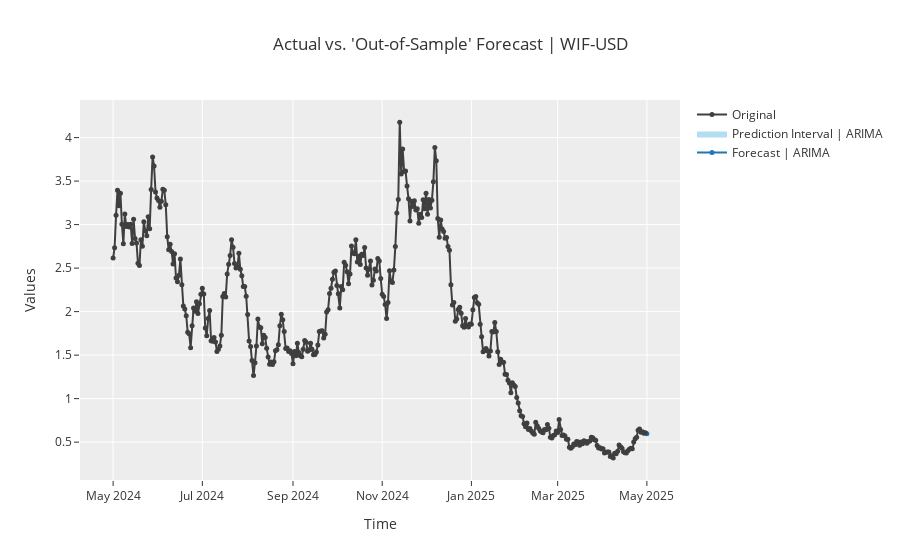

Notebook cell for this chart:
### Code cell
wif = df.loc[:,'WIF-USD']
# Set up PyCaret environment
s = setup(data=wif, 
          target = 'WIF-USD',
          transform_target='log',
          fh=1,  # Forecast horizon
          session_id=123,
          fold_strategy='expanding',
          seasonal_period='D',
          #fold_spans="adaptive",
          numeric_imputation_target = 'drift')
arima = create_model('arima')

tuned_arima = tune_model(arima)

final_arima = finalize_model(tuned_arima)

#future_dates = pd.date_range(df.index[-1], periods=30, freq='D')
arima_predictions = predict_model(final_arima)

#Plot ARIMA model forecast
plot_model(final_arima, plot='forecast')

### Figure 1 — Plotly figure (JSON) as saved in the notebook; plotly's stock layout.template omitted (floating-point values rounded to 4 significant figures; data arrays with more than 128 entries replaced by an {"elided": "..."} marker saying what was removed)
{"data": [{"line": {"color": "#1f77b4"}, "marker": {"size": 5}, "mode": "lines+markers", "name": "Forecast | ARIMA", "showlegend": true, "type": "scatter", "x": ["2025-05-01T00:00:00"], "y": [0.595]}, {"line": {"width": 0}, "marker": {"color": "#68BBE3"}, "mode": "lines", "name": "Lower Interval", "showlegend": false, "type": "scatter", "x": ["2025-05-01T00:00:00"], "y": [0.5261]}, {"fill": "tonexty", "fillcolor": "rgba(104,187,227,0.5)", "line": {"width": 0}, "marker": {"color": "#68BBE3"}, "mode": "lines", "name": "Prediction Interval | ARIMA", "showlegend": true, "type": "scatter", "x": ["2025-05-01T00:00:00"], "y": [0.673]}, {"marker": {"color": "#3f3f3f", "size": 5}, "mode": "lines+markers", "name": "Original", "showlegend": true, "type": "scatter", "x": {"elided": "365 str values"}, "y": {"elided": "365 float values"}}], "layout": {"showlegend": true, "title": {"text": "Actual vs. 'Out-of-Sample' Forecast | WIF-USD"}, "xaxis": {"title": {"text": "Time"}}, "yaxis": {"title": {"text": "Values"}}}}
